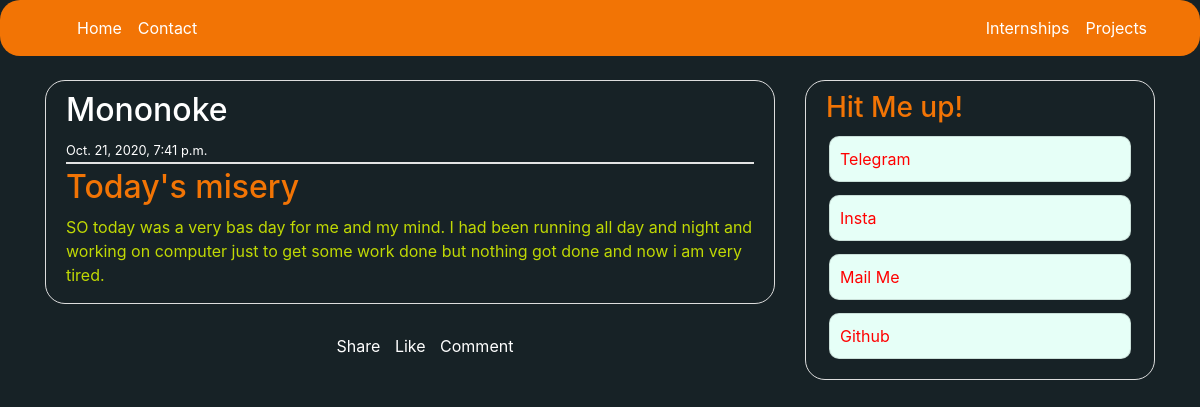
Page /blog/1/ on the committed database.
### blog/models.py (models this page shows, shortened)
class Post(models.Model):
    title = models.CharField(max_length=50)
    data = models.TextField()
    date_posted = models.DateTimeField(auto_now_add=True)
    class Meta:
        ordering = ['-date_posted']

### blog/views.py (the view)
# urls.py: path('<int:pk>/',PostView.as_view(),name='blog-mapper'),
class PostView(DetailView):
    model = Post
    template_name = 'blog/separate_view.html'

### blog/templates/blog/separate_view.html (shortened to what this page needs)
{% extends "blog/blog-base.html" %}
{% load social_share %}
{% block content %}
  <article class="media content-section">
    <div class="media-body">
      <div class="article-metadata">
        <h2>Mononoke</h2>
        <small class="date-class">{{object.date_posted }}</small>
      </div>
      <h2 class="article-title"></a>{{object.title }}</h2>
      <p class="article-content">{{ object.data }}</p>
      </div>
    </article>
    <ul class="additional-things">
      <li class="nav"id="navicon">Share</li>
      <li>Like</li>
      <li>Comment</li>
    </ul>
    <br>
    <br>
{% endblock content %}

### blog/static/blog/blog.css (style rules this page uses)
body { background:#172226; color: white; margin-top: 5rem; }
h1, h2, h3, h4, h5, h6 { color:white; }
.date-class { color:rgb(255, 255, 255); }
ul { margin: 0; }
.content-section { background:#172226; padding: 10px 20px; border: 1px solid #dddddd; border-radius: 20px; margin-bottom: 30px; padding-bottom:0px; }
.article-title { color: #F27405; }
.article-content { white-space: pre-line; color:#C0D904; }
.article-metadata { padding-bottom: 1px; margin-bottom: 4px; border-bottom: 2px solid #e3e3e3; }
.additional-things { list-style-type: none; text-align: center; }
.additional-things li { display: inline; margin-right: 10px; transition: all 0.5s; }

### rows in the picture
Post: date_posted "Oct. 21, 2020, 7:41 p.m.", title "Today's misery", data "SO today was a very bas day for me and my mind. I had been running all day and night and working on computer just to get some work done but nothing got done and now i am very tired."
